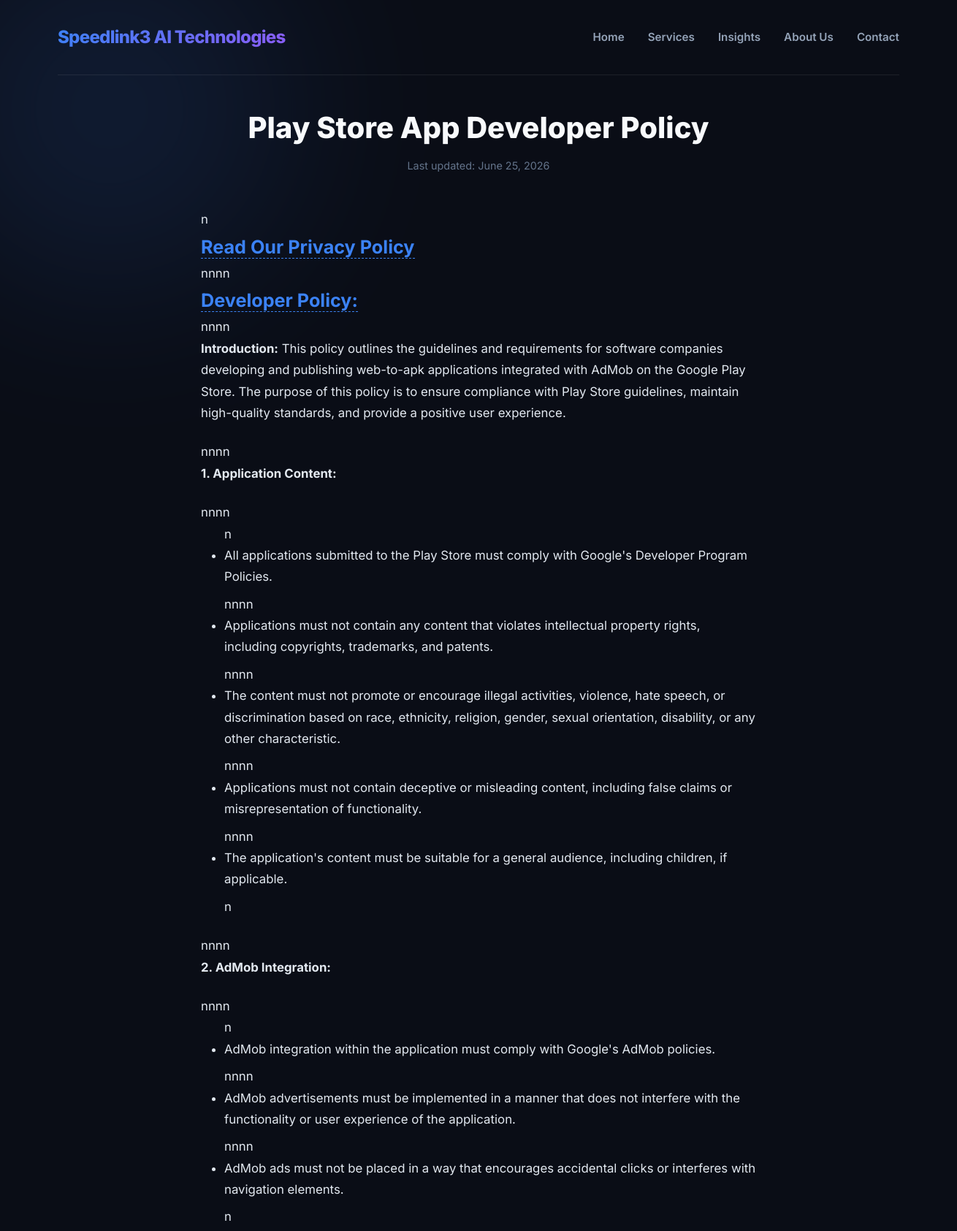
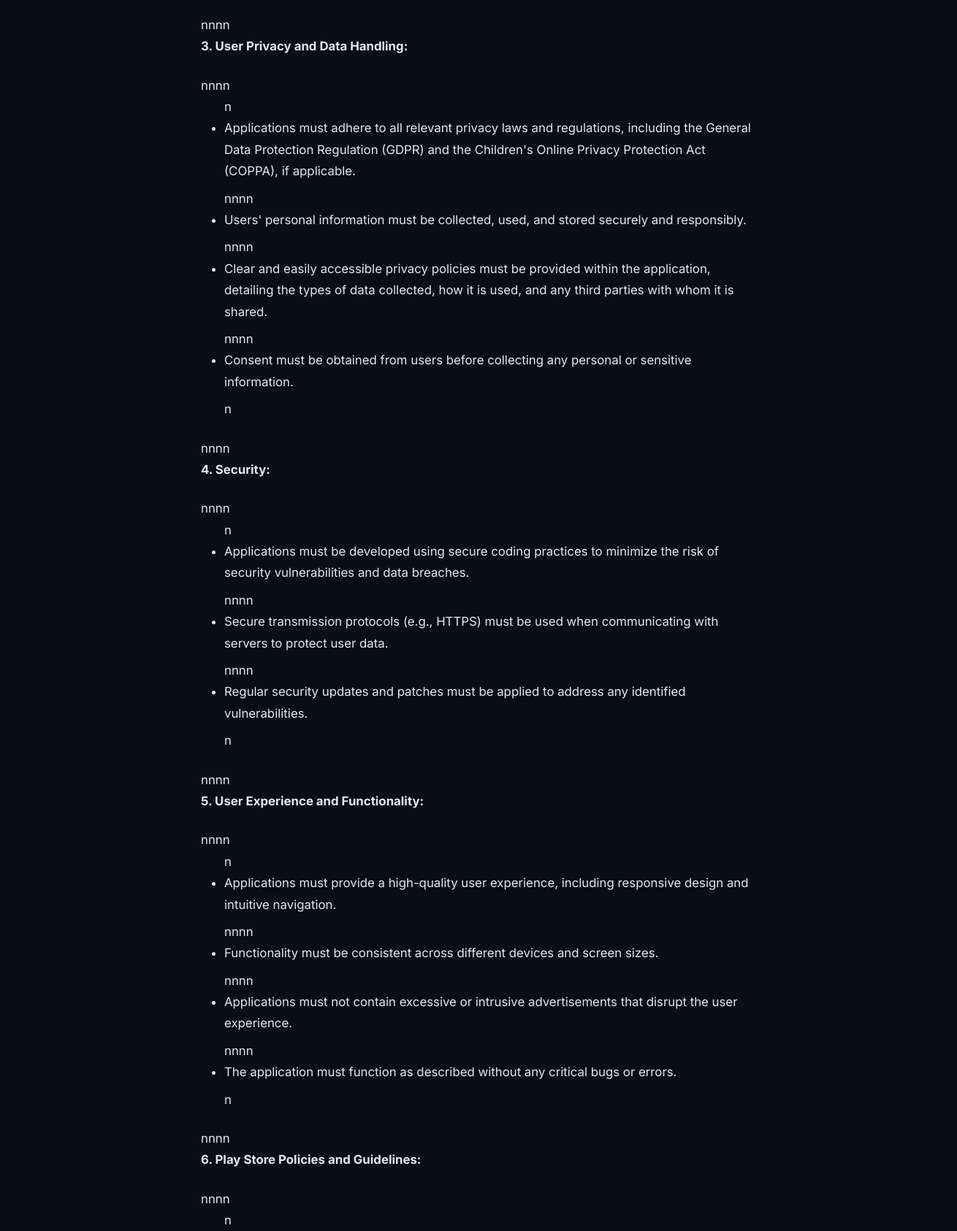
The app's page /page/play-store-app-developer-policy/ (upper part) with its own data (2 pictures, top to bottom).
### cms/models.py (models this page shows, shortened)
class Page(models.Model):
    title = models.CharField(max_length=100)
    slug = models.SlugField(max_length=120, unique=True, blank=True)
    content = models.TextField()
    created_at = models.DateTimeField(auto_now_add=True)
    updated_at = models.DateTimeField(auto_now=True)
    seo_title = models.CharField(max_length=150, blank=True)
    seo_description = models.TextField(max_length=250, blank=True)

### cms/views.py (the view)
# urls.py: path('page/<slug:slug>/', views.page_detail_view, name='page_detail'),
def page_detail_view(request, slug):
    page = get_object_or_404(Page, slug=slug)
    context = {
        'page': page,
        'seo': {
            'title': page.seo_title or f"{page.title} - Speedlink3",
            'description': page.seo_description or page.content[:160]
        }
    }
    return render(request, 'page_detail.html', context)

### templates/page_detail.html (shortened to what this page needs)
{% extends 'base.html' %}
{% load static %}
{% block content %}
<article class="post-detail-container">
    <header class="post-header">
        <h1 class="post-title">{{ page.title }}</h1>
        <div class="post-date">
            Last updated: {{ page.updated_at|date:"F d, Y" }}
        </div>
    </header>
    <div class="post-content">
        {{ page.content|safe }}
    </div>
</article>
{% endblock %}

### static/style.css (style rules this page uses)
:root { --bg-base: #0a0d16; --bg-surface: rgba(18, 24, 41, 0.7); --bg-surface-hover: rgba(28, 36, 58, 0.8); --border-color: rgba(255, 255, 255, 0.08); --primary: #3b82f6; --secondary: #8b5cf6; --primary-gradient: linear-gradient(135deg, #3b82f6 0%, #8b5cf6 100%); --primary-glow: rgba(59, 130, 246, 0.35); --text-primary: #f8fafc; --text-secondary: #94a3b8; --text-muted: #64748b; --transition-smooth: all 0.3s cubic-bezier(0.4, 0, 0.2, 1); }
* { margin: 0; padding: 0; box-sizing: border-box; }
body { background-color: var(--bg-base); color: var(--text-primary); font-family: 'Inter', -apple-system, BlinkMacSystemFont, "Segoe UI", Roboto, sans-serif; min-height: 100vh; overflow-x: hidden; line-height: 1.6; position: relative; }
.post-detail-container { max-width: 760px; margin: 0 auto; }
.post-header { margin-bottom: 3rem; text-align: center; }
.post-title { font-size: 2.5rem; font-weight: 800; line-height: 1.2; margin-bottom: 1rem; }
.post-date { font-size: 0.9rem; color: var(--text-muted); }
.post-content { font-size: 1.05rem; line-height: 1.75; color: #e2e8f0; }
.post-content p { margin-bottom: 1.5rem; }
.post-content ul, .post-content ol { margin-left: 2rem; margin-bottom: 1.5rem; }
.post-content li { margin-bottom: 0.5rem; }
.post-content a { color: var(--primary); text-decoration: none; border-bottom: 1px dashed var(--primary); }

### records on screen
Page: title "Play Store App Developer Policy", updated_at "June 25, 2026", content "n Read Our Privacy Policy n nn n Developer Policy: n nn n Introduction: This policy outlines the guidelines and requirements for software companies developing and publishing web-to-apk applications integrated with AdMob on the Google Play Store. The purpose of this policy is to ensure compliance with Play Store guidelines, maintain high-quality standards, and provide a positive user experience. n nn n 1. Application Content: n nn n n All applications submitted to the Play Store must comply with Google's Developer Program Policies. n nn n Applications must not contain any content that violates intellectual property rights, including copyrights, trademarks, and patents. n nn n The content…"
